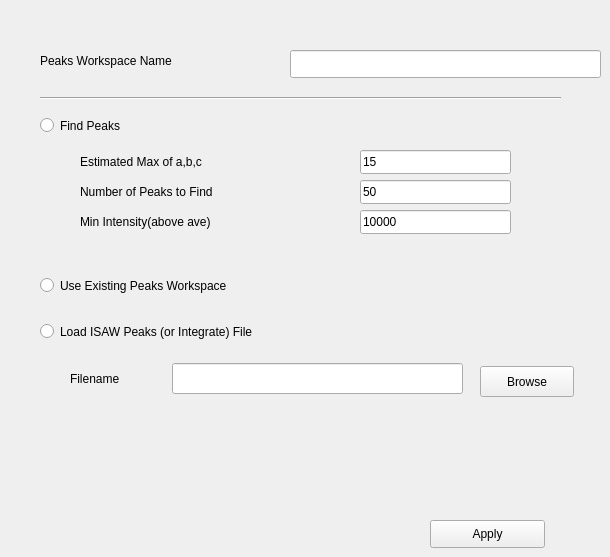
     <widget class="QWidget" name="FindPeaks">
      <attribute name="title">
       <string>Find Peaks</string>
      </attribute>
      <widget class="QPushButton" name="ApplyFindPeaks_btn">
       <property name="geometry">
        <rect>
         <x>430</x>
         <y>520</y>
         <width>115</width>
         <height>28</height>
        </rect>
       </property>
       <property name="text">
        <string>Apply</string>
       </property>
      </widget>
      <widget class="QRadioButton" name="UseExistingPeaksWorkspace_rbtn">
       <property name="geometry">
        <rect>
         <x>40</x>
         <y>270</y>
         <width>351</width>
         <height>31</height>
        </rect>
       </property>
       <property name="text">
        <string>Use Existing Peaks Workspace</string>
       </property>
      </widget>
      <widget class="QRadioButton" name="FindPeaks_rbtn">
       <property name="geometry">
        <rect>
         <x>40</x>
         <y>110</y>
         <width>134</width>
         <height>31</height>
        </rect>
       </property>
       <property name="text">
        <string>Find Peaks</string>
       </property>
      </widget>
      <widget class="QLabel" name="PeaksWorkspace_lbl">
       <property name="geometry">
        <rect>
         <x>40</x>
         <y>50</y>
         <width>241</width>
         <height>22</height>
        </rect>
       </property>
       <property name="text">
        <string>Peaks Workspace Name</string>
       </property>
      </widget>
      <widget class="QLineEdit" name="PeaksWorkspace_ledt">
       <property name="geometry">
        <rect>
         <x>290</x>
         <y>50</y>
         <width>311</width>
         <height>28</height>
        </rect>
       </property>
      </widget>
      <widget class="QLabel" name="MaxABC_lbl">
       <property name="geometry">
        <rect>
         <x>80</x>
         <y>150</y>
         <width>271</width>
         <height>24</height>
        </rect>
       </property>
       <property name="text">
        <string>Estimated Max of a,b,c</string>
       </property>
      </widget>
      <widget class="QLineEdit" name="MaxABC_ledt">
       <property name="geometry">
        <rect>
         <x>360</x>
         <y>150</y>
         <width>151</width>
         <height>24</height>
        </rect>
       </property>
       <property name="text">
        <string>15</string>
       </property>
      </widget>
      <widget class="QLabel" name="NumToFind_lbl">
       <property name="geometry">
        <rect>
         <x>80</x>
         <y>180</y>
         <width>261</width>
         <height>24</height>
        </rect>
       </property>
       <property name="text">
        <string>Number of Peaks to Find</string>
       </property>
      </widget>
      <widget class="QLineEdit" name="NumToFind_ledt">
       <property name="geometry">
        <rect>
         <x>360</x>
         <y>180</y>
         <width>151</width>
         <height>24</height>
        </rect>
       </property>
       <property name="text">
        <string>50</string>
       </property>
      </widget>
      <widget class="QLabel" name="MinIntensity_lbl">
       <property name="geometry">
        <rect>
         <x>80</x>
         <y>210</y>
         <width>261</width>
         <height>24</height>
        </rect>
       </property>
       <property name="text">
        <string>Min Intensity(above ave)</string>
       </property>
      </widget>
      <widget class="QLineEdit" name="MinIntensity_ledt">
       <property name="geometry">
        <rect>
         <x>360</x>
         <y>210</y>
         <width>151</width>
         <height>24</height>
        </rect>
       </property>
       <property name="text">
        <string>10000</string>
       </property>
      </widget>
      <widget class="Line" name="line_2">
       <property name="geometry">
        <rect>
         <x>40</x>
         <y>90</y>
         <width>521</width>
         <height>16</height>
        </rect>
       </property>
       <property name="orientation">
        <enum>Qt::Horizontal</enum>
       </property>
      </widget>
      <widget class="QRadioButton" name="LoadIsawPeaks_rbtn">
       <property name="geometry">
        <rect>
         <x>40</x>
         <y>320</y>
         <width>361</width>
         <height>23</height>
        </rect>
       </property>
       <property name="text">
        <string>Load ISAW Peaks (or Integrate) File</string>
       </property>
      </widget>
      <widget class="QPushButton" name="SelectPeaksFile_btn">
       <property name="geometry">
        <rect>
         <x>480</x>
         <y>366</y>
         <width>94</width>
         <height>31</height>
        </rect>
       </property>
       <property name="text">
        <string>Browse</string>
       </property>
      </widget>
      <widget class="QLabel" name="SelectPeaksFile_lbl">
       <property name="geometry">
        <rect>
         <x>70</x>
         <y>370</y>
         <width>101</width>
         <height>18</height>
        </rect>
       </property>
       <property name="text">
        <string>Filename</string>
       </property>
      </widget>
      <widget class="QLineEdit" name="SelectPeaksFile_ledt">
       <property name="geometry">
        <rect>
         <x>172</x>
         <y>363</y>
         <width>291</width>
         <height>31</height>
        </rect>
       </property>
      </widget>
     </widget>
